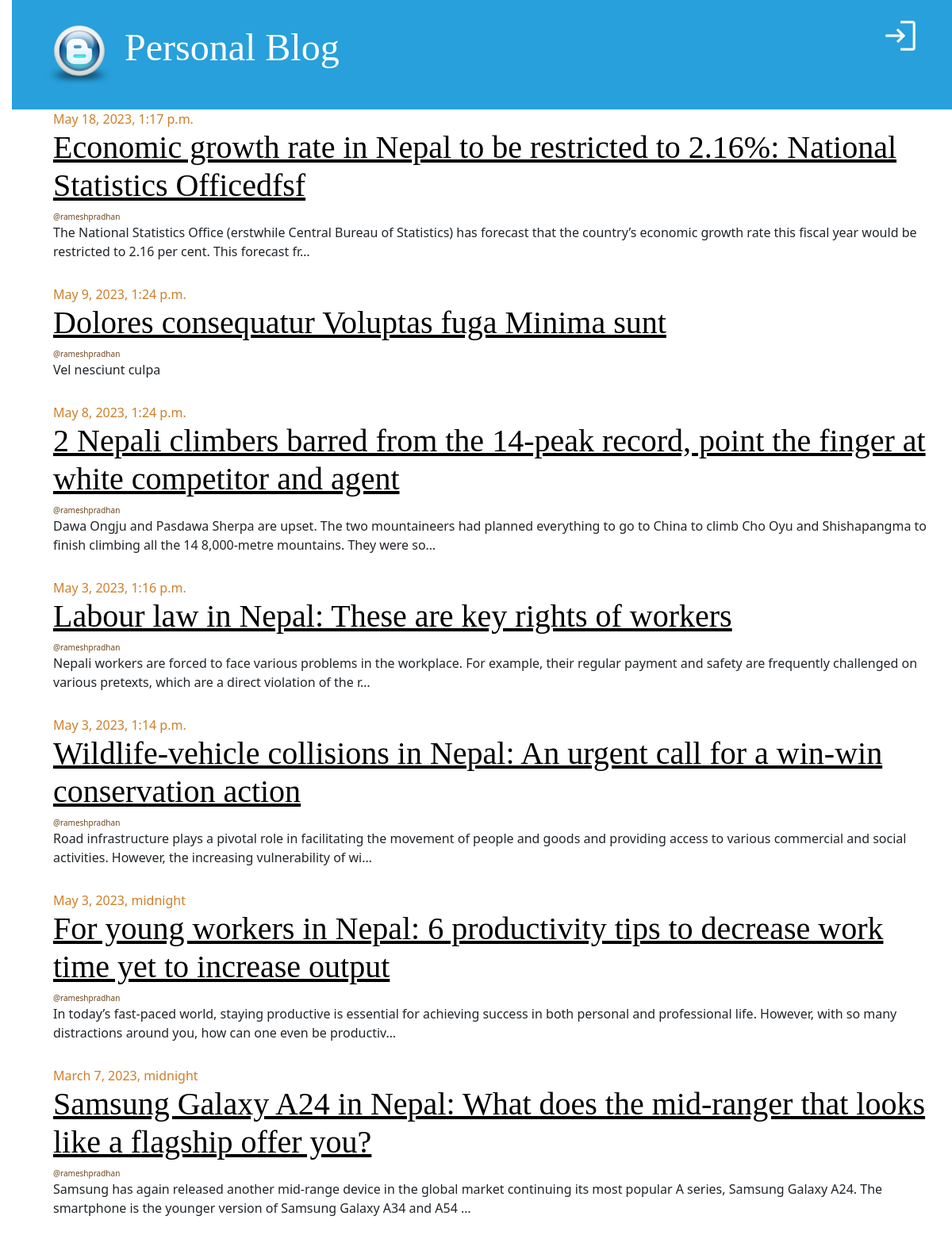
The page / on the database its author committed.
### blog_app/models.py (models this page shows, shortened)
class Post(models.Model):
    title = models.CharField(max_length=256)
    content = models.TextField()
    author = models.ForeignKey("auth.User", on_delete=models.CASCADE)
    created_at = models.DateTimeField(auto_now_add=True)
    updated_at = models.DateTimeField(auto_now=True)
    published_at = models.DateTimeField(null=True, blank=True)

### blog_app/views.py (the view)
# urls.py: path("", views.post_list, name="post-list"),
def post_list(request):
    posts = Post.objects.filter(published_at__isnull=False).order_by("-published_at")
    return render(
        request,
        "post_list.html",
        {"posts": posts},
    )

### templates/post_list.html
{% extends "base.html" %}
{% block content %}
  {% for post in posts %}
    <div class="post">
      <div class="date">{{ post.published_at }}</div>
      <h1>
        <a href="{% url 'post-detail' post.pk %}">{{ post.title }}</a>
      </h1>
      <div class="date author">@{{ post.author.username }}</div>
      <p>{{ post.content|truncatechars:200 }}</p>
    </div>
  {% endfor %}
{% endblock content %}

### templates/base.html (shortened to what this page needs)
{% load static %}
<!doctype html>
<html lang="en">
  <head>
    <link href="{% static 'css/bootstrap.min.css' %}" rel="stylesheet">
    <link href="{% static 'css/blog.css' %}" rel="stylesheet">
  </head>
  <body>
    <div class="page-header">
      {% if user.is_authenticated %}
        <a href="{% url 'logout' %}" class="top-menu">
          <span class="material-symbols-outlined lg-icons">logout</span>
        </a>
        <a href="{% url 'draft-list' %}" class="top-menu">
          <span class="material-symbols-outlined lg-icons">draft</span>
        </a>
        <a href="{% url 'post-create' %}" class="top-menu">
          <span class="material-symbols-outlined lg-icons">add</span>
        </a>
      {% else %}
        <a href="{% url 'login' %}" class="top-menu">
          <span class="material-symbols-outlined lg-icons">login</span>
        </a>
      {% endif %}
      <h1>
        <a href="/">
          <img src="{% static "img/favicon.ico" %}"
               alt="Personal Blog"
               width="90px;">
          Personal Blog
        </a>
      </h1>
    </div>
    <div class="container content">
      {% block content %}
      {% endblock content %}
    </div>
  </body>
</html>

### static/css/blog.css (style rules this page uses)
body { padding-left: 15px; }
h1 a { color: #27a0dc; font-family: "Lobster"; }
.page-header { background-color: #27a0dc; margin-top: 0; padding: 20px 20px 20px 40px; }
.page-header h1, .page-header h1 a, .page-header h1 a:visited, .page-header h1 a:active { color: #ffffff; font-size: 36pt; text-decoration: none; }
.content { margin-left: 40px; }
h1, h2, h3, h4 { font-family: "Lobster", cursive; }
.date { color: #ce7e29; }
.top-menu, .top-menu:hover, .top-menu:visited { color: #ffffff; float: right; font-size: 26pt; margin-right: 20px; }
.post { margin-bottom: 30px; }
.post h1 a, .post h1 a:visited { color: #000000; }
.author { font-size: 10px; color: #6b441a; }
.lg-icons { font-size: 50px !important; }

### rows shown on the page
Post: published_at "May 18, 2023, 1:17 p.m.", title "Economic growth rate in Nepal to be restricted to 2.16%: National Statistics Officedfsf", author.username "rameshpradhan", content "The National Statistics Office (erstwhile Central Bureau of Statistics) has forecast that the country’s economic growth rate this fiscal year would be restricted to 2.16 per cent. This forecast fr…"
Post: published_at "May 9, 2023, 1:24 p.m.", title "Dolores consequatur Voluptas fuga Minima sunt", author.username "rameshpradhan", content "Vel nesciunt culpa"
Post: published_at "May 8, 2023, 1:24 p.m.", title "2 Nepali climbers barred from the 14-peak record, point the finger at white competitor and agent", author.username "rameshpradhan", content "Dawa Ongju and Pasdawa Sherpa are upset. The two mountaineers had planned everything to go to China to climb Cho Oyu and Shishapangma to finish climbing all the 14 8,000-metre mountains. They were so…"
Post: published_at "May 3, 2023, 1:16 p.m.", title "Labour law in Nepal: These are key rights of workers", author.username "rameshpradhan", content "Nepali workers are forced to face various problems in the workplace. For example, their regular payment and safety are frequently challenged on various pretexts, which are a direct violation of the r…"
Post: published_at "May 3, 2023, 1:14 p.m.", title "Wildlife-vehicle collisions in Nepal: An urgent call for a win-win conservation action", author.username "rameshpradhan", content "Road infrastructure plays a pivotal role in facilitating the movement of people and goods and providing access to various commercial and social activities. However, the increasing vulnerability of wi…"
Post: published_at "May 3, 2023, midnight", title "For young workers in Nepal: 6 productivity tips to decrease work time yet to increase output", author.username "rameshpradhan", content "In today’s fast-paced world, staying productive is essential for achieving success in both personal and professional life. However, with so many distractions around you, how can one even be productiv…"
Post: published_at "March 7, 2023, midnight", title "Samsung Galaxy A24 in Nepal: What does the mid-ranger that looks like a flagship offer you?", author.username "rameshpradhan", content "Samsung has again released another mid-range device in the global market continuing its most popular A series, Samsung Galaxy A24. The smartphone is the younger version of Samsung Galaxy A34 and A54 …"
